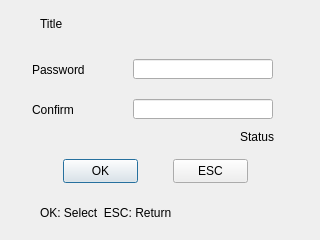
<ui version="4.0" >
 <class>InputPWD</class>
 <widget class="QDialog" name="InputPWD" >
  <property name="geometry" >
   <rect>
    <x>0</x>
    <y>0</y>
    <width>320</width>
    <height>240</height>
   </rect>
  </property>
  <property name="windowTitle" >
   <string>Dialog</string>
  </property>
  <widget class="QLabel" name="lblBackground" >
   <property name="geometry" >
    <rect>
     <x>0</x>
     <y>0</y>
     <width>320</width>
     <height>240</height>
    </rect>
   </property>
   <property name="text" >
    <string/>
   </property>
   <property name="pixmap" >
    <pixmap resource="../sb3000.qrc" >:/images/res/bg-main.png</pixmap>
   </property>
  </widget>
  <widget class="QLabel" name="lblTitleBackground" >
   <property name="geometry" >
    <rect>
     <x>0</x>
     <y>6</y>
     <width>320</width>
     <height>31</height>
    </rect>
   </property>
   <property name="text" >
    <string/>
   </property>
   <property name="pixmap" >
    <pixmap resource="../sb3000.qrc" >:/images/res/title-1.png</pixmap>
   </property>
  </widget>
  <widget class="QLabel" name="lblTitleIcon" >
   <property name="geometry" >
    <rect>
     <x>9</x>
     <y>10</y>
     <width>26</width>
     <height>26</height>
    </rect>
   </property>
   <property name="text" >
    <string/>
   </property>
   <property name="pixmap" >
    <pixmap resource="../sb3000.qrc" >:/images/res/input-pwd.png</pixmap>
   </property>
   <property name="scaledContents" >
    <bool>true</bool>
   </property>
  </widget>
  <widget class="QLabel" name="lblTitleText" >
   <property name="geometry" >
    <rect>
     <x>40</x>
     <y>10</y>
     <width>273</width>
     <height>28</height>
    </rect>
   </property>
   <property name="text" >
    <string>Title</string>
   </property>
  </widget>
  <widget class="QLabel" name="lblStatusText" >
   <property name="geometry" >
    <rect>
     <x>40</x>
     <y>200</y>
     <width>270</width>
     <height>25</height>
    </rect>
   </property>
   <property name="text" >
    <string>OK: Select  ESC: Return</string>
   </property>
  </widget>
  <widget class="QLabel" name="lblStatusIcon" >
   <property name="geometry" >
    <rect>
     <x>20</x>
     <y>205</y>
     <width>16</width>
     <height>16</height>
    </rect>
   </property>
   <property name="text" >
    <string/>
   </property>
   <property name="pixmap" >
    <pixmap resource="../sb3000.qrc" >:/images/res/icon-help.png</pixmap>
   </property>
  </widget>
  <widget class="QPushButton" name="btnOK" >
   <property name="geometry" >
    <rect>
     <x>63</x>
     <y>159</y>
     <width>75</width>
     <height>24</height>
    </rect>
   </property>
   <property name="text" >
    <string>OK</string>
   </property>
  </widget>
  <widget class="QLineEdit" name="txtPasswordConfirm" >
   <property name="geometry" >
    <rect>
     <x>133</x>
     <y>99</y>
     <width>140</width>
     <height>20</height>
    </rect>
   </property>
   <property name="maxLength" >
    <number>4</number>
   </property>
   <property name="echoMode" >
    <enum>QLineEdit::Password</enum>
   </property>
   <property name="readOnly" >
    <bool>false</bool>
   </property>
  </widget>
  <widget class="QLabel" name="lblStatus" >
   <property name="geometry" >
    <rect>
     <x>93</x>
     <y>126</y>
     <width>181</width>
     <height>21</height>
    </rect>
   </property>
   <property name="text" >
    <string>Status</string>
   </property>
   <property name="alignment" >
    <set>Qt::AlignRight|Qt::AlignTrailing|Qt::AlignVCenter</set>
   </property>
  </widget>
  <widget class="QLineEdit" name="txtPassword" >
   <property name="geometry" >
    <rect>
     <x>133</x>
     <y>59</y>
     <width>140</width>
     <height>20</height>
    </rect>
   </property>
   <property name="maxLength" >
    <number>4</number>
   </property>
   <property name="echoMode" >
    <enum>QLineEdit::Password</enum>
   </property>
   <property name="readOnly" >
    <bool>false</bool>
   </property>
  </widget>
  <widget class="QLabel" name="lblPassword" >
   <property name="geometry" >
    <rect>
     <x>32</x>
     <y>59</y>
     <width>100</width>
     <height>21</height>
    </rect>
   </property>
   <property name="text" >
    <string>Password</string>
   </property>
  </widget>
  <widget class="QPushButton" name="btnESC" >
   <property name="geometry" >
    <rect>
     <x>173</x>
     <y>159</y>
     <width>75</width>
     <height>24</height>
    </rect>
   </property>
   <property name="text" >
    <string>ESC</string>
   </property>
  </widget>
  <widget class="QLabel" name="lblConfirm" >
   <property name="geometry" >
    <rect>
     <x>32</x>
     <y>99</y>
     <width>100</width>
     <height>21</height>
    </rect>
   </property>
   <property name="text" >
    <string>Confirm</string>
   </property>
  </widget>
 </widget>
 <tabstops>
  <tabstop>txtPassword</tabstop>
  <tabstop>txtPasswordConfirm</tabstop>
  <tabstop>btnOK</tabstop>
  <tabstop>btnESC</tabstop>
 </tabstops>
 <resources>
  <include location="../sb3000.qrc" />
 </resources>
 <connections/>
</ui>
